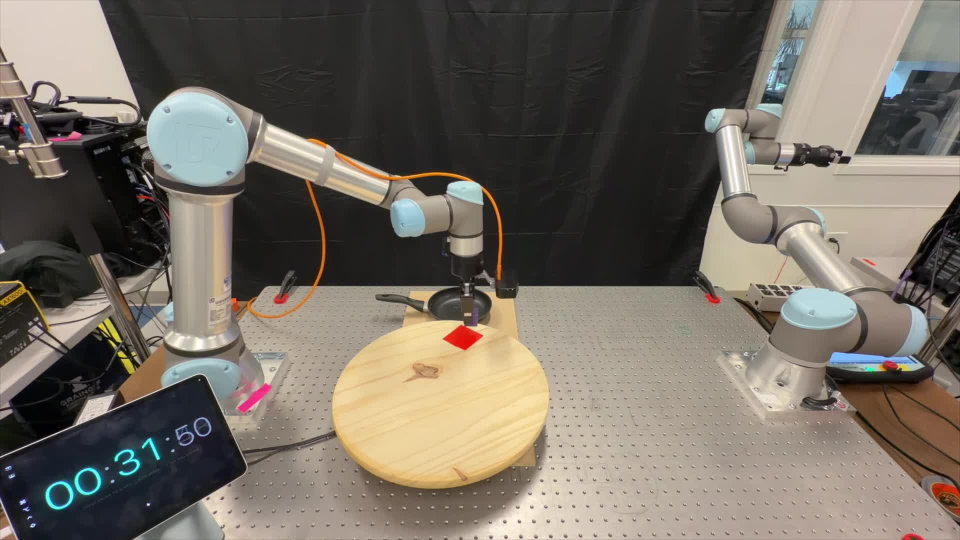
#> input picture Videos/DynamicalPNP/place.jpg, 1920 x 1080 px (shown at 1/2 size)
$ python -i 04_visual_experiments.py   (imports and definitions only)
#> lines starting #> are read from the running program, lines starting #| are printed output that depends on the picture
#> further down, picture is the input picture: PIL image 1920x1080 RGB; mean R, G, B 115.9, 108.6, 98.7
"""
Visual experiments: try several "calm down" treatments on the panel images so
that future colour overlays (action tokens, arrows, etc.) read on top.

Generates a comparison sheet labelled with the treatment name + per-panel
test outputs you can swap into the composer if you pick one.
"""
from __future__ import annotations
from pathlib import Path

import numpy as np
from PIL import Image, ImageDraw, ImageFilter, ImageFont, ImageOps, ImageEnhance

HERE = Path(__file__).resolve().parent
BUILD = HERE.parent / "build"
EXPERIMENTS = HERE.parent / "experiments"
# [1 line not run here, left out]

PANELS = [BUILD / f"panel_{i}_raw.jpg" for i in (1, 2, 3)]


# [8 lines left out: function load_font, not called in this run]


# ============================================================================
# Treatments
# ============================================================================

def t_original(img: Image.Image) -> Image.Image:
    return img.copy()


def t_desat_strong(img: Image.Image) -> Image.Image:
    """Drop saturation hard (~25% of original) -> background grayscale-ish."""
    return ImageEnhance.Color(img).enhance(0.25)


def t_grayscale(img: Image.Image) -> Image.Image:
    """Pure grayscale."""
    return ImageOps.grayscale(img).convert("RGB")


# [76 lines left out: functions t_keep_red_only, t_keep_purple_only, not called in this run]


def t_low_contrast(img: Image.Image) -> Image.Image:
    """Compress dynamic range -> overall flatter photo."""
    return ImageEnhance.Contrast(img).enhance(0.55)


def t_high_key_wash(img: Image.Image) -> Image.Image:
    """Brighten + lift midtones + reduce saturation -> diagram-like."""
    img = ImageEnhance.Color(img).enhance(0.45)
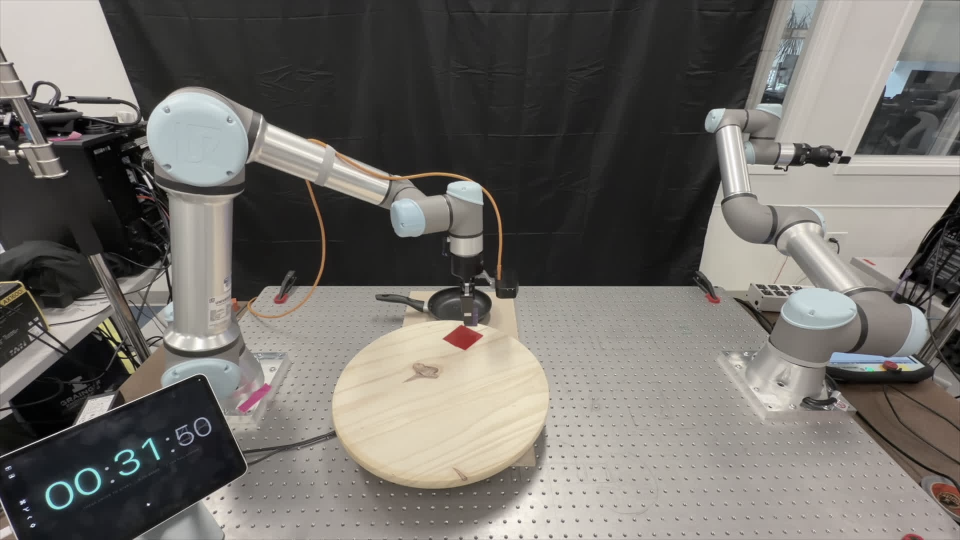
#> img: PIL image 1920x1080 RGB (shown at 1/2 size); mean R, G, B 112.1, 108.9, 104.3
    img = ImageEnhance.Brightness(img).enhance(1.18)
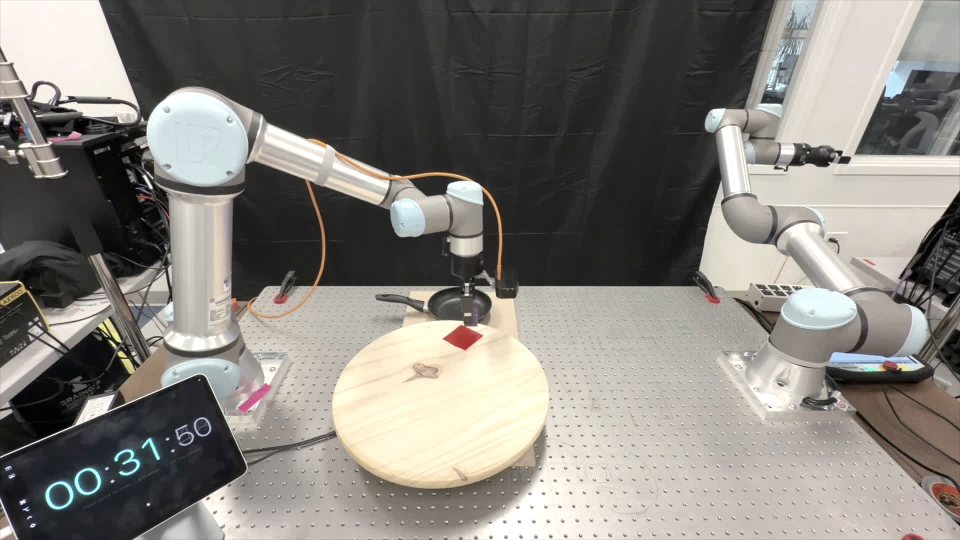
#> img: PIL image 1920x1080 RGB (shown at 1/2 size); mean R, G, B 131.2, 127.9, 122.5
    img = ImageEnhance.Contrast(img).enhance(0.78)
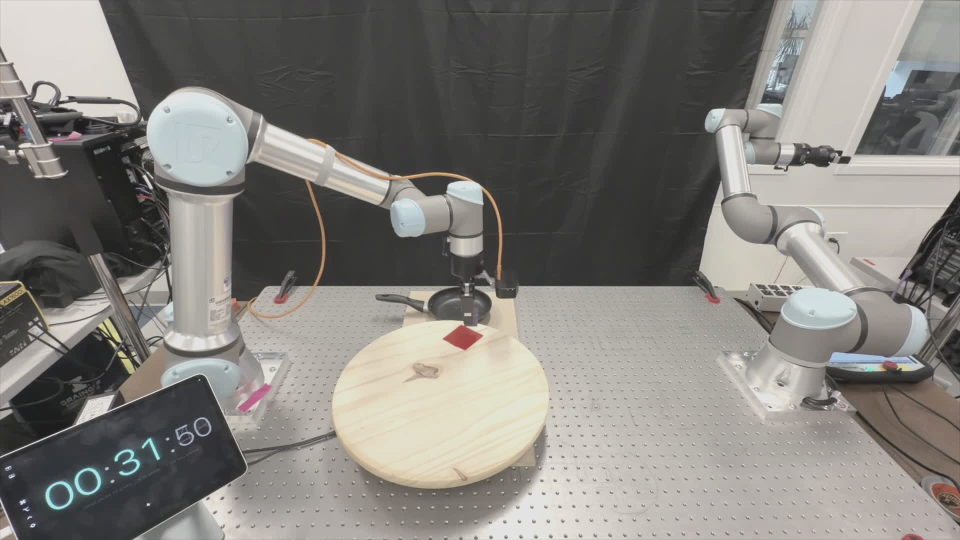
#> img: PIL image 1920x1080 RGB (shown at 1/2 size); mean R, G, B 130, 127.4, 123.2
    return img


def t_blur_bg(img: Image.Image) -> Image.Image:
    """Light gaussian blur -> photo softer, less detail competition."""
    return img.filter(ImageFilter.GaussianBlur(radius=1.6))


def t_posterize(img: Image.Image) -> Image.Image:
    """Quantise to 4 levels per channel -> flat poster look."""
    return ImageOps.posterize(img, 3)


# [10 lines left out: functions t_overlay_white, t_desat_plus_white, not called in this run]


TREATMENTS = [
    ("original",        t_original),
    ("desaturate 0.25", t_desat_strong),
    ("grayscale",       t_grayscale),
    ("keep red+purple", t_keep_red_only),
    ("keep purple only", t_keep_purple_only),
    ("low contrast",    t_low_contrast),
    ("high-key wash",   t_high_key_wash),
    ("soft blur",       t_blur_bg),
    ("posterize",       t_posterize),
    ("white overlay",   t_overlay_white),
    ("desat + white",   t_desat_plus_white),
]


# ============================================================================
# Comparison sheet
# ============================================================================

# [35 lines left out: function main, not called in this run]


# [2 lines not run here, left out]

>>> from PIL import Image
>>> picture = Image.open('../../../../../Videos/DynamicalPNP/place.jpg')
>>> result = t_high_key_wash(picture)
